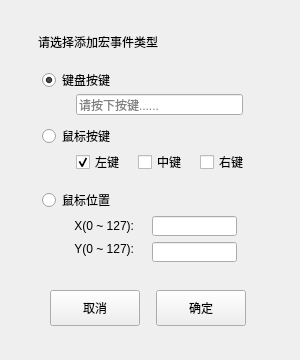
<?xml version="1.0" encoding="UTF-8"?>
<ui version="4.0">
 <class>ModuleAddMacroSquare</class>
 <widget class="QFrame" name="ModuleAddMacroSquare">
  <property name="geometry">
   <rect>
    <x>0</x>
    <y>0</y>
    <width>300</width>
    <height>360</height>
   </rect>
  </property>
  <property name="minimumSize">
   <size>
    <width>300</width>
    <height>360</height>
   </size>
  </property>
  <property name="maximumSize">
   <size>
    <width>300</width>
    <height>360</height>
   </size>
  </property>
  <property name="windowTitle">
   <string>Frame</string>
  </property>
  <property name="styleSheet">
   <string notr="true">background-color: rgb(240, 220, 240);
border-radius:32px;

QPushButton {
            border: 1px solid #EAEAEA;
			border-radius:14px;
            color: black;
            outline: none;
            background-color: #FBFBFB;
                        max-width:442px;
                        min-height:42px;
                        min-width:42px;
 }

QPushButton:hover { background-color: #EAEAEA; border: 1px solid #EAEAEA;}
QPushButton:pressed { background-color: #3F3F3F; }
QPushButton:checked { border-color: #6329B6; background-color: #6329B6; color:white; font-weight:600; }
QPushButton:disabled { background-color: #EAEAEA; color: #8C8C8C; }</string>
  </property>
  <widget class="QRadioButton" name="radioButton1">
   <property name="geometry">
    <rect>
     <x>42</x>
     <y>68</y>
     <width>95</width>
     <height>24</height>
    </rect>
   </property>
   <property name="cursor">
    <cursorShape>PointingHandCursor</cursorShape>
   </property>
   <property name="focusPolicy">
    <enum>Qt::FocusPolicy::NoFocus</enum>
   </property>
   <property name="text">
    <string>键盘按键</string>
   </property>
   <property name="checked">
    <bool>true</bool>
   </property>
   <attribute name="buttonGroup">
    <string notr="true">buttonGroupType</string>
   </attribute>
  </widget>
  <widget class="QRadioButton" name="radioButton2">
   <property name="geometry">
    <rect>
     <x>42</x>
     <y>124</y>
     <width>95</width>
     <height>24</height>
    </rect>
   </property>
   <property name="cursor">
    <cursorShape>PointingHandCursor</cursorShape>
   </property>
   <property name="focusPolicy">
    <enum>Qt::FocusPolicy::NoFocus</enum>
   </property>
   <property name="text">
    <string>鼠标按键</string>
   </property>
   <attribute name="buttonGroup">
    <string notr="true">buttonGroupType</string>
   </attribute>
  </widget>
  <widget class="QRadioButton" name="radioButton3">
   <property name="geometry">
    <rect>
     <x>42</x>
     <y>188</y>
     <width>95</width>
     <height>24</height>
    </rect>
   </property>
   <property name="cursor">
    <cursorShape>PointingHandCursor</cursorShape>
   </property>
   <property name="focusPolicy">
    <enum>Qt::FocusPolicy::NoFocus</enum>
   </property>
   <property name="text">
    <string>鼠标位置</string>
   </property>
   <attribute name="buttonGroup">
    <string notr="true">buttonGroupType</string>
   </attribute>
  </widget>
  <widget class="QLabel" name="labelTitle1">
   <property name="geometry">
    <rect>
     <x>38</x>
     <y>32</y>
     <width>185</width>
     <height>20</height>
    </rect>
   </property>
   <property name="text">
    <string>请选择添加宏事件类型</string>
   </property>
  </widget>
  <widget class="QPushButton" name="pushButtonOK">
   <property name="geometry">
    <rect>
     <x>156</x>
     <y>290</y>
     <width>90</width>
     <height>36</height>
    </rect>
   </property>
   <property name="cursor">
    <cursorShape>PointingHandCursor</cursorShape>
   </property>
   <property name="focusPolicy">
    <enum>Qt::FocusPolicy::NoFocus</enum>
   </property>
   <property name="text">
    <string>确定</string>
   </property>
  </widget>
  <widget class="QPushButton" name="pushButtonCancel">
   <property name="geometry">
    <rect>
     <x>50</x>
     <y>290</y>
     <width>90</width>
     <height>36</height>
    </rect>
   </property>
   <property name="cursor">
    <cursorShape>PointingHandCursor</cursorShape>
   </property>
   <property name="focusPolicy">
    <enum>Qt::FocusPolicy::NoFocus</enum>
   </property>
   <property name="text">
    <string>取消</string>
   </property>
  </widget>
  <widget class="QLabel" name="label1">
   <property name="geometry">
    <rect>
     <x>44</x>
     <y>218</y>
     <width>90</width>
     <height>16</height>
    </rect>
   </property>
   <property name="text">
    <string>X(0 ~ 127):</string>
   </property>
   <property name="alignment">
    <set>Qt::AlignmentFlag::AlignRight|Qt::AlignmentFlag::AlignTrailing|Qt::AlignmentFlag::AlignVCenter</set>
   </property>
  </widget>
  <widget class="QLabel" name="label2">
   <property name="geometry">
    <rect>
     <x>44</x>
     <y>240</y>
     <width>90</width>
     <height>18</height>
    </rect>
   </property>
   <property name="text">
    <string>Y(0 ~ 127):</string>
   </property>
   <property name="alignment">
    <set>Qt::AlignmentFlag::AlignRight|Qt::AlignmentFlag::AlignTrailing|Qt::AlignmentFlag::AlignVCenter</set>
   </property>
  </widget>
  <widget class="QCheckBox" name="checkBox1">
   <property name="geometry">
    <rect>
     <x>76</x>
     <y>150</y>
     <width>61</width>
     <height>24</height>
    </rect>
   </property>
   <property name="cursor">
    <cursorShape>PointingHandCursor</cursorShape>
   </property>
   <property name="text">
    <string>左键</string>
   </property>
   <property name="checked">
    <bool>true</bool>
   </property>
   <property name="autoExclusive">
    <bool>true</bool>
   </property>
   <attribute name="buttonGroup">
    <string notr="true">buttonGroupMKey</string>
   </attribute>
  </widget>
  <widget class="QCheckBox" name="checkBox2">
   <property name="geometry">
    <rect>
     <x>138</x>
     <y>150</y>
     <width>59</width>
     <height>24</height>
    </rect>
   </property>
   <property name="cursor">
    <cursorShape>PointingHandCursor</cursorShape>
   </property>
   <property name="text">
    <string>中键</string>
   </property>
   <property name="autoExclusive">
    <bool>true</bool>
   </property>
   <attribute name="buttonGroup">
    <string notr="true">buttonGroupMKey</string>
   </attribute>
  </widget>
  <widget class="QCheckBox" name="checkBox3">
   <property name="geometry">
    <rect>
     <x>200</x>
     <y>150</y>
     <width>59</width>
     <height>24</height>
    </rect>
   </property>
   <property name="cursor">
    <cursorShape>PointingHandCursor</cursorShape>
   </property>
   <property name="text">
    <string>右键</string>
   </property>
   <property name="autoExclusive">
    <bool>true</bool>
   </property>
   <attribute name="buttonGroup">
    <string notr="true">buttonGroupMKey</string>
   </attribute>
  </widget>
  <widget class="QLineEdit" name="lineEditKey">
   <property name="geometry">
    <rect>
     <x>76</x>
     <y>94</y>
     <width>167</width>
     <height>21</height>
    </rect>
   </property>
   <property name="readOnly">
    <bool>true</bool>
   </property>
   <property name="placeholderText">
    <string>请按下按键......</string>
   </property>
  </widget>
  <widget class="QLineEdit" name="lineEditX">
   <property name="geometry">
    <rect>
     <x>152</x>
     <y>216</y>
     <width>85</width>
     <height>20</height>
    </rect>
   </property>
  </widget>
  <widget class="QLineEdit" name="lineEditY">
   <property name="geometry">
    <rect>
     <x>152</x>
     <y>242</y>
     <width>85</width>
     <height>20</height>
    </rect>
   </property>
  </widget>
 </widget>
 <resources/>
 <connections/>
 <buttongroups>
  <buttongroup name="buttonGroupType"/>
  <buttongroup name="buttonGroupMKey"/>
 </buttongroups>
</ui>
